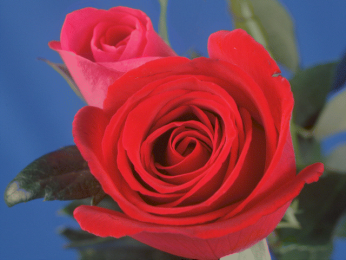
#> input picture 05_colorspace/ch08--用到影像增強/Rose.bmp, 346 x 260 px, found by its file name
$ python 5_HSV.py
#> lines starting #> are read from the running program, lines starting #| are printed output that depends on the picture
import numpy as np
import cv2

def HSV_model( f, channel ):
	hsv = cv2.cvtColor( f, cv2.COLOR_BGR2HSV )
	if channel == 1:	# Hue
		return hsv[:,:,0]
	elif channel == 2:	# Saturation
		return hsv[:,:,1]
	else:				# Value
		return hsv[:,:,2]

def main( ):
	img = cv2.imread( "../images/Rose.bmp", -1 )
#> img is the input picture: shape (260, 346, 3); mean B, G, R 80.2, 63.3, 128.8
	H = HSV_model( img, 1 )
#> in HSV_model, `hsv = cv2.cvtColor( f, cv2.COLOR_BGR2HSV )`: hsv: shape (260, 346, 3); mean H, S, V 98.9, 157.2, 154.7
#> in HSV_model, `return hsv[:,:,0]`:
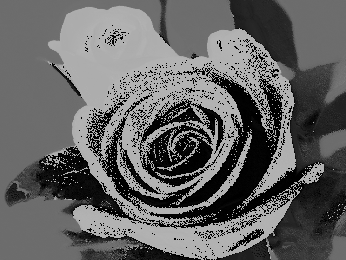
#> returned value: shape (260, 346); min 0, max 179, mean 98.9
	S = HSV_model( img, 2 )
#> call 2 of HSV_model, with channel = 2
#> in HSV_model (call 2), `return hsv[:,:,1]`:
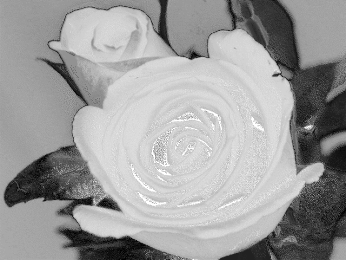
#> returned value: shape (260, 346); min 0, max 255, mean 157.2
	V = HSV_model( img, 3 )
#> call 3 of HSV_model, with channel = 3
#> in HSV_model (call 3), `return hsv[:,:,2]`:
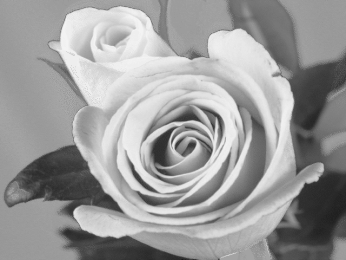
#> returned value: shape (260, 346); min 25, max 243, mean 154.7
	cv2.imshow( "Original Image", img )
	cv2.imshow( "Hue", H )
	cv2.imshow( "Saturation", S )
	cv2.imshow( "Value", V )
	cv2.waitKey( 0 )

main( )
